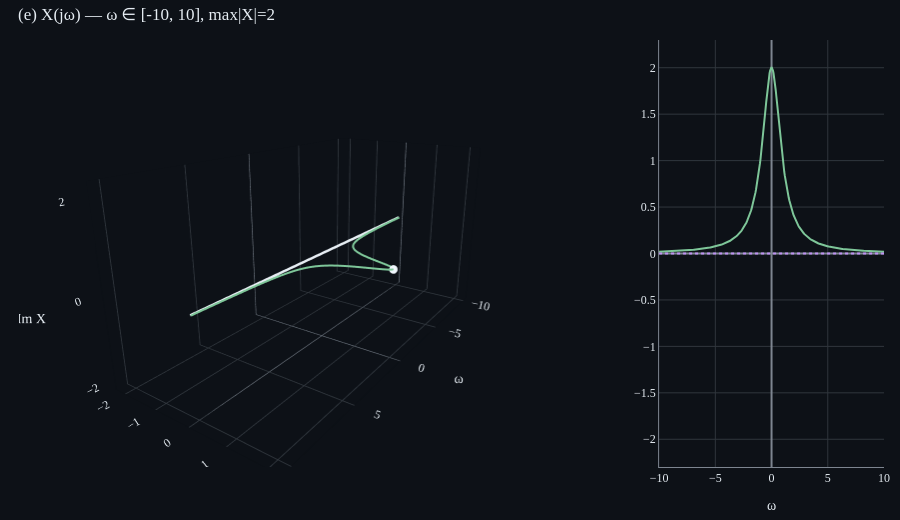

The code cell stored with this chart in its notebook:
### Markdown cell above
### F2 — Two-sided exp `e^(-|t|)` (짝함수)

X(jω) = 2/(1+ω²). **순수 실수**. trail이 *Re-ω 평면* 안에서만 움직임 — Im 방향으로 떠오르지 않음. 짝함수성이 시각적으로 직접 보임.

### Code cell
sig = signals.two_sided_exp(rate=1.0)
an = FourierAnalyzer(sig, t_min=-15.0, t_max=15.0, n_samples=4000)
omegas, X = an.spectrum(omega_min=-10.0, omega_max=10.0, n_omega=400)

p = SpectrumPlot(view='re_im', show_inset=True)
p.show_spectrum(omegas, X)
p.figure.show()

### Figure 1 — Plotly figure (JSON) as saved in the notebook; plotly's stock layout.template omitted (floating-point values rounded to 4 significant figures; data arrays with more than 128 entries replaced by an {"elided": "..."} marker saying what was removed)
{"data": [{"line": {"color": "#e6edf3", "width": 5}, "mode": "lines", "name": "t-axis", "opacity": 1.0, "scene": "scene", "showlegend": false, "x": [-10.0, 10.0], "y": [0.0, 0.0], "z": [0.0, 0.0], "type": "scatter3d"}, {"line": {"color": "#7ec699", "width": 4}, "mode": "lines", "name": "X(jω)", "x": {"elided": "400 float values"}, "y": {"elided": "400 float values"}, "z": {"elided": "400 float values"}, "type": "scatter3d"}, {"marker": {"color": "#f0f6fc", "size": 5}, "mode": "markers", "name": "ω=0", "x": [0.02506], "y": [1.999], "z": [0.0], "type": "scatter3d"}, {"line": {"color": "#7ec699", "width": 2}, "mode": "lines", "name": "Re X", "x": {"elided": "400 float values"}, "xaxis": "x", "y": {"elided": "400 float values"}, "yaxis": "y", "type": "scatter"}, {"line": {"color": "#bf91f3", "dash": "dot", "width": 2}, "mode": "lines", "name": "Im X", "x": {"elided": "400 float values"}, "xaxis": "x", "y": {"elided": "400 float values"}, "yaxis": "y", "type": "scatter"}], "layout": {"font": {"color": "#e6edf3", "family": "serif", "size": 12}, "margin": {"l": 10, "r": 10, "t": 40, "b": 10}, "title": {"font": {"color": "#e6edf3"}, "text": "(e) X(jω) — ω ∈ [-10, 10], max|X|=2", "x": 0.02, "xanchor": "left"}, "scene": {"domain": {"x": [0.0, 0.7], "y": [0.0, 1.0]}, "xaxis": {"backgroundcolor": "#0d1117", "gridcolor": "#30363d", "zerolinecolor": "#7d8590", "showbackground": true, "color": "#e6edf3", "title": {"text": "ω"}}, "yaxis": {"backgroundcolor": "#0d1117", "gridcolor": "#30363d", "zerolinecolor": "#7d8590", "showbackground": true, "color": "#e6edf3", "title": {"text": "Re X"}, "range": [-2.299, 2.299]}, "zaxis": {"backgroundcolor": "#0d1117", "gridcolor": "#30363d", "zerolinecolor": "#7d8590", "showbackground": true, "color": "#e6edf3", "title": {"text": "Im X"}, "range": [-2.299, 2.299]}, "aspectratio": {"x": 2.0, "y": 1.0, "z": 1.0}, "camera": {"eye": {"x": 2.2, "y": 1.5, "z": 0.9}}, "aspectmode": "manual"}, "xaxis": {"showgrid": true, "gridcolor": "#30363d", "zeroline": true, "zerolinecolor": "#7d8590", "linecolor": "#7d8590", "color": "#e6edf3", "title": {"text": "ω"}, "domain": [0.74, 1.0], "anchor": "y"}, "yaxis": {"showgrid": true, "gridcolor": "#30363d", "zeroline": true, "zerolinecolor": "#7d8590", "linecolor": "#7d8590", "color": "#e6edf3", "title": {"text": ""}, "domain": [0.0, 1.0], "anchor": "x", "range": [-2.299, 2.299]}, "paper_bgcolor": "#0d1117", "plot_bgcolor": "#0d1117", "showlegend": false, "height": 520}}
